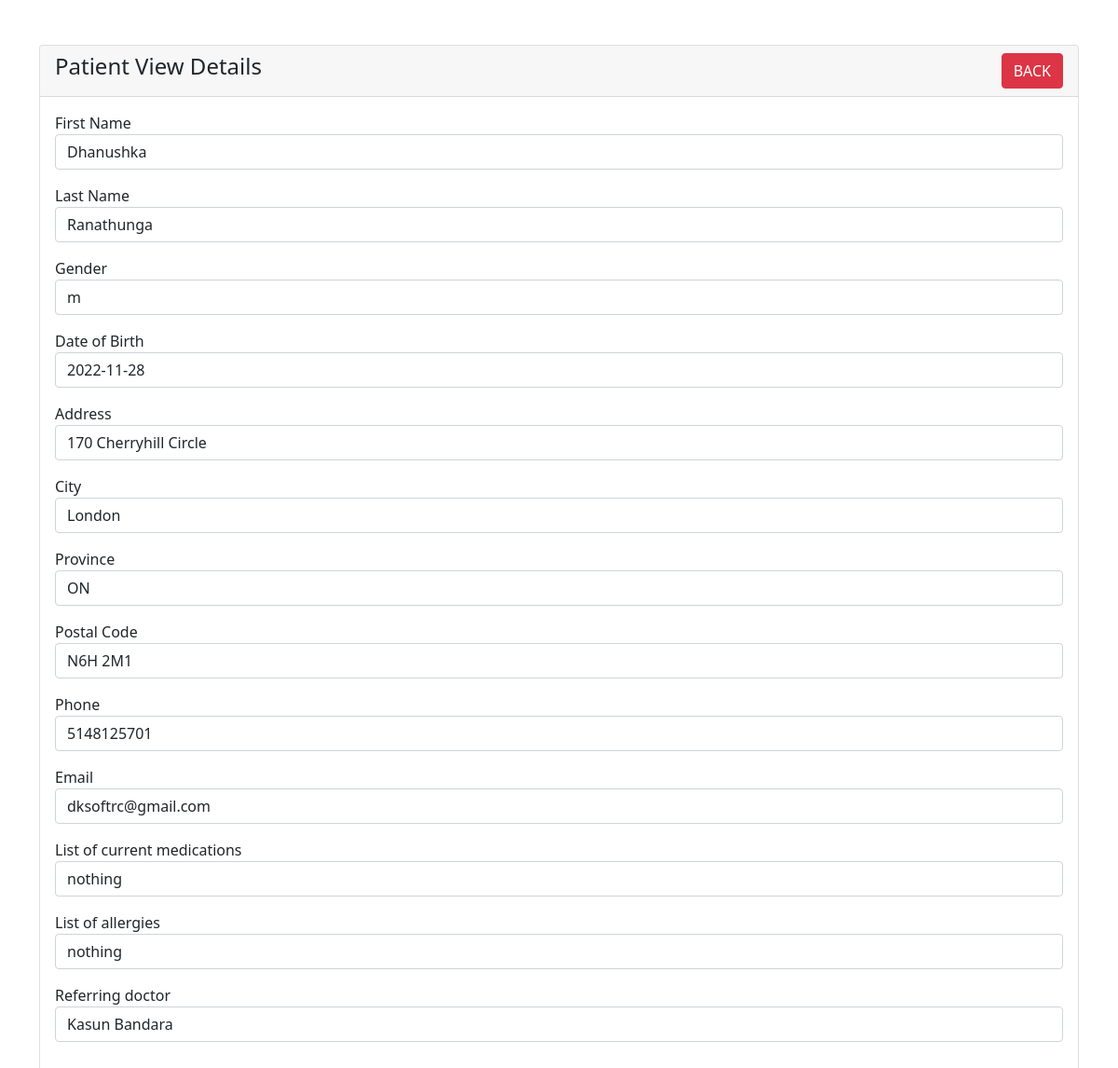
The page /patient-view.php?id=25 on the database its author committed.
### tables this page shows
CREATE TABLE `patients` (
  `id` int(6) NOT NULL,
  `fname` varchar(100) NOT NULL,
  `lname` varchar(100) NOT NULL,
  `gender` enum('m','f','o') NOT NULL,
  `dob` date NOT NULL,
  `address` varchar(200) NOT NULL,
  `city` varchar(100) NOT NULL,
  `province` enum('AB','BC','MB','NB','NL','NT','NS','NU','ON','PE','QC','SK','YT') NOT NULL,
  `pcode` varchar(100) NOT NULL,
  `phone` varchar(191) NOT NULL,
  `email` varchar(191) NOT NULL,
  `currentmed` varchar(200) NOT NULL,
  `allergies` varchar(200) NOT NULL,
  `refdoctor` varchar(200) NOT NULL
);

### patient-view.php (the view, shortened to what this page needs)
<?php
require 'dbcon.php';
?>
<!doctype html>
<html lang="en">
  <head>
    <link href="https://cdn.jsdelivr.net/npm/bootstrap@5.1.3/dist/css/bootstrap.min.css" rel="stylesheet">
</head>
<body>
    <div class="container mt-5">
        <div class="row">
            <div class="col-md-12">
                <div class="card">
                    <div class="card-header">
                        <h4>Patient View Details
                            <a href="index.php" class="btn btn-danger float-end">BACK</a>
                        </h4>
                    </div>
                    <div class="card-body">
                        <?php
                        if(isset($_GET['id']))
                        {
                            $patient_id = mysqli_real_escape_string($con, $_GET['id']);
                            $query = "SELECT * FROM patients WHERE id='$patient_id' ";
                            $query_run = mysqli_query($con, $query);
                            if(mysqli_num_rows($query_run) > 0)
                            {
                                $patient = mysqli_fetch_array($query_run);
                                ?>
                                    <div class="mb-3">
                                        <label>First Name</label>
                                        <p class="form-control">
                                            <?=$patient['fname'];?>
                                        </p>
                                    </div>
                                    <div class="mb-3">
                                        <label>Last Name</label>
                                        <p class="form-control">
                                            <?=$patient['lname'];?>
                                        </p>
                                    </div>
                                    <div class="mb-3">
                                        <label>Gender</label>
                                        <p class="form-control">
                                            <?=$patient['gender'];?>
                                        </p>
                                    </div>
                                    <div class="mb-3">
                                        <label>Date of Birth</label>
                                        <p class="form-control">
                                            <?=$patient['dob'];?>
                                        </p>
                                    </div>
                                    <div class="mb-3">
                                        <label>Address</label>
                                        <p class="form-control">
                                            <?=$patient['address'];?>
                                        </p>
                                    </div>
                                    <div class="mb-3">
                                        <label>City</label>
                                        <p class="form-control">
                                            <?=$patient['city'];?>
                                        </p>
                                    </div>
                                    <div class="mb-3">
                                        <label>Province</label>
                                        <p class="form-control">
                                            <?=$patient['province'];?>
                                        </p>
                                    </div>
                                    <div class="mb-3">
                                        <label>Postal Code</label>
                                        <p class="form-control">
                                            <?=$patient['pcode'];?>
                                        </p>
                                    </div>
                                    <div class="mb-3">
                                        <label>Phone</label>
                                        <p class="form-control">
                                            <?=$patient['phone'];?>
                                        </p>
                                    </div>
                                    <div class="mb-3">
                                        <label>Email</label>
                                        <p class="form-control">
                                            <?=$patient['email'];?>
                                        </p>
                                    </div>
                                    <div class="mb-3">
                                        <label>List of current medications</label>
                                        <p class="form-control">
                                            <?=$patient['currentmed'];?>
                                        </p>
                                    </div>
                                    <div class="mb-3">
                                        <label>List of allergies</label>
                                        <p class="form-control">
                                            <?=$patient['allergies'];?>
                                        </p>
                                    </div>
                                    <div class="mb-3">
                                        <label>Referring doctor</label>
                                        <p class="form-control">
                                            <?=$patient['refdoctor'];?>
                                        </p>
                                    </div>
                                <?php
                            }
                            else
                            {
                                echo "<h4>No Such Id Found</h4>";
                            }
                        }
                        ?>
                    </div>
                </div>
            </div>
        </div>
    </div>

### rows shown on the page
patients: fname "Dhanushka", lname "Ranathunga", gender "m", dob "2022-11-28", address "170 Cherryhill Circle", city "London", province "ON", pcode "N6H 2M1", phone "5148125701", email "dksoftrc@gmail.com", currentmed "nothing", allergies "nothing", refdoctor "Kasun Bandara"
